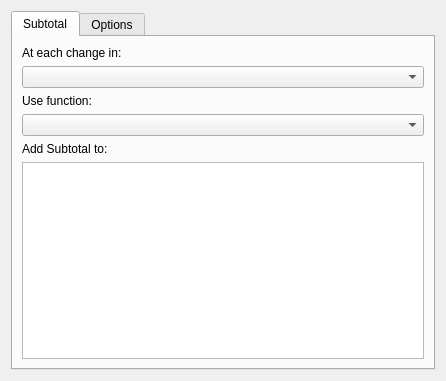
<ui version="4.0" >
 <author>Norbert Andres &lt;nandres@web.de></author>
 <comment>This file is part of the KDE project
Copyright (C) 2002 Norbert Andres &lt;nandres@web.de>

This library is free software; you can redistribute it and/or
modify it under the terms of the GNU Library General Public
License as published by the Free Software Foundation; either
version 2 of the License, or (at your option) any later version.

This library is distributed in the hope that it will be useful,
but WITHOUT ANY WARRANTY; without even the implied warranty of
MERCHANTABILITY or FITNESS FOR A PARTICULAR PURPOSE.  See the
GNU Library General Public License for more details.

You should have received a copy of the GNU Library General Public
License along with this library; see the file COPYING.LIB.  If not,
write to the Free Software Foundation, Inc., 51 Franklin Street,
Fifth Floor, Boston, MA 02110-1301, USA.</comment>
 <class>SubtotalWidget</class>
 <widget class="QWidget" name="SubtotalWidget" >
  <property name="geometry" >
   <rect>
    <x>0</x>
    <y>0</y>
    <width>446</width>
    <height>381</height>
   </rect>
  </property>
  <property name="windowTitle" >
   <string>Subtotal</string>
  </property>
  <layout class="QGridLayout" >
   <item row="0" column="0" >
    <widget class="QTabWidget" name="TabWidget2" >
     <property name="sizePolicy" >
      <sizepolicy vsizetype="Expanding" hsizetype="Minimum" >
       <horstretch>0</horstretch>
       <verstretch>0</verstretch>
      </sizepolicy>
     </property>
     <property name="currentIndex" >
      <number>0</number>
     </property>
     <widget class="QWidget" name="tab" >
      <attribute name="title" >
       <string>Subtotal</string>
      </attribute>
      <layout class="QGridLayout" >
       <item row="3" column="0" >
        <widget class="KComboBox" name="m_functionBox" />
       </item>
       <item row="4" column="0" >
        <widget class="QLabel" name="m_addSubtotalToLabel" >
         <property name="text" >
          <string>Add Subtotal to:</string>
         </property>
        </widget>
       </item>
       <item row="2" column="0" >
        <widget class="QLabel" name="m_useFunctionLabel" >
         <property name="text" >
          <string>Use function:</string>
         </property>
        </widget>
       </item>
       <item row="1" column="0" >
        <widget class="KComboBox" name="m_columnBox" />
       </item>
       <item row="0" column="0" >
        <widget class="QLabel" name="m_eachChangeLabel" >
         <property name="text" >
          <string>At each change in:</string>
         </property>
        </widget>
       </item>
       <item row="5" column="0" >
        <widget class="QListWidget" name="m_columnList" >
         <column>
          <property name="text" >
           <string>Columns</string>
          </property>
         </column>
        </widget>
       </item>
      </layout>
     </widget>
     <widget class="QWidget" name="tab" >
      <attribute name="title" >
       <string>Options</string>
      </attribute>
      <layout class="QGridLayout" >
       <item row="0" column="0" >
        <widget class="QCheckBox" name="m_replaceSubtotals" >
         <property name="text" >
          <string>&amp;Replace current Subtotals</string>
         </property>
         <property name="checked" >
          <bool>true</bool>
         </property>
        </widget>
       </item>
       <item row="1" column="0" >
        <widget class="QCheckBox" name="m_pageBreak" >
         <property name="enabled" >
          <bool>false</bool>
         </property>
         <property name="text" >
          <string>&amp;Page break between groups</string>
         </property>
        </widget>
       </item>
       <item row="2" column="0" >
        <widget class="QCheckBox" name="m_summaryBelow" >
         <property name="text" >
          <string>&amp;Summary below data</string>
         </property>
         <property name="checked" >
          <bool>true</bool>
         </property>
         <property name="tristate" >
          <bool>false</bool>
         </property>
        </widget>
       </item>
       <item row="3" column="0" >
        <widget class="QCheckBox" name="m_summaryOnly" >
         <property name="text" >
          <string>Summary &amp;only</string>
         </property>
        </widget>
       </item>
       <item row="5" column="0" >
        <spacer>
         <property name="orientation" >
          <enum>Qt::Vertical</enum>
         </property>
         <property name="sizeType" >
          <enum>QSizePolicy::Expanding</enum>
         </property>
         <property name="sizeHint" >
          <size>
           <width>0</width>
           <height>152</height>
          </size>
         </property>
        </spacer>
       </item>
       <item row="4" column="0" >
        <widget class="QCheckBox" name="m_IgnoreBox" >
         <property name="text" >
          <string>&amp;Ignore empty cells when looking for changes</string>
         </property>
         <property name="checked" >
          <bool>true</bool>
         </property>
        </widget>
       </item>
      </layout>
     </widget>
    </widget>
   </item>
  </layout>
 </widget>
 <layoutfunction spacing="KDialog::spacingHint" margin="KDialog::marginHint" />
  <customwidgets>
  <customwidget>
   <class>KComboBox</class>
   <extends>QComboBox</extends>
   <header>kcombobox.h</header>
  </customwidget>
 </customwidgets>
 <tabstops>
  <tabstop>TabWidget2</tabstop>
  <tabstop>m_columnBox</tabstop>
  <tabstop>m_functionBox</tabstop>
  <tabstop>m_columnList</tabstop>
  <tabstop>m_replaceSubtotals</tabstop>
  <tabstop>m_pageBreak</tabstop>
  <tabstop>m_summaryBelow</tabstop>
  <tabstop>m_summaryOnly</tabstop>
  <tabstop>m_IgnoreBox</tabstop>
 </tabstops>
 <includes>
  <include location="global" >kdialog.h</include>
 </includes>
 <resources/>
 <connections/>
</ui>
